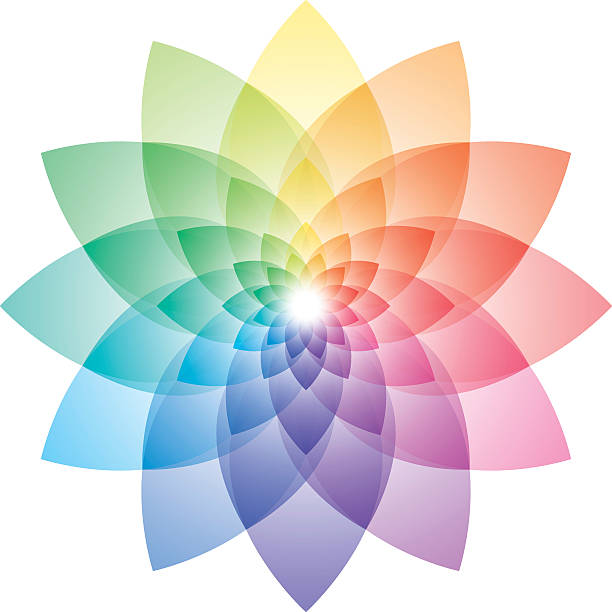
#> input picture opencv_actividades/image.jpg, 612 x 612 px
$ python readImage.py
#> lines starting #> are read from the running program, lines starting #| are printed output that depends on the picture
import cv2

#Cargar imagen 0 ➡(b/N) 1 ➡ color
img = cv2.imread ("image.jpg", 1)
#> img is the input picture: shape (612, 612, 3); mean B, G, R 211.2, 213.4, 217.2
b,g,r = cv2.split(img)
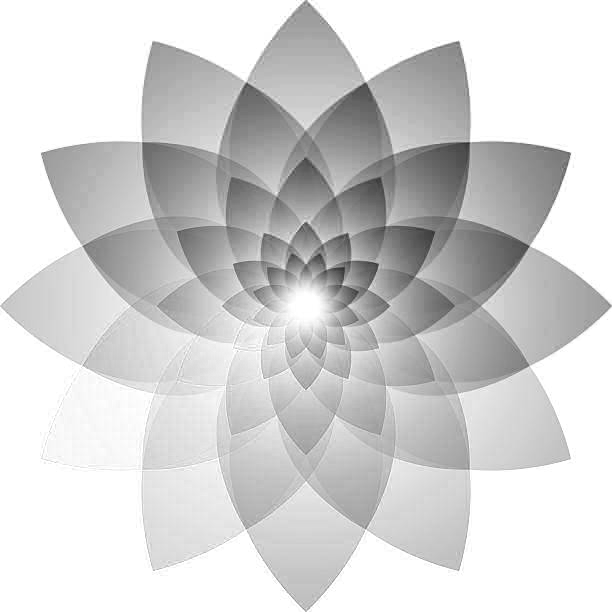
#> b: shape (612, 612); min 45, max 255, mean 211.2
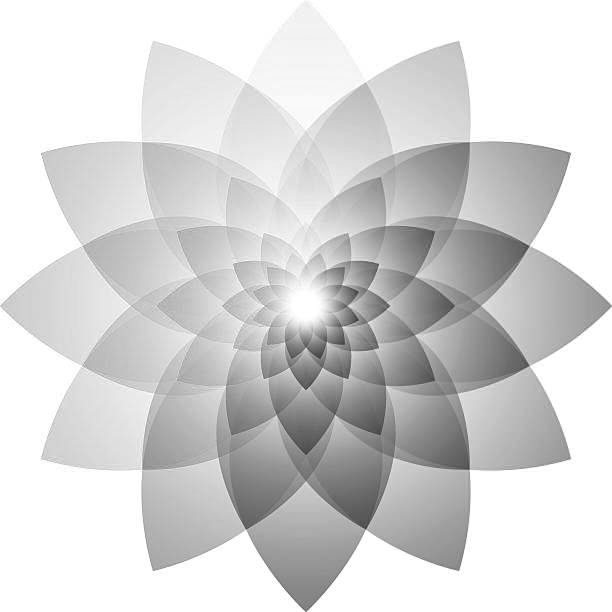
#> g: shape (612, 612); min 53, max 255, mean 213.4
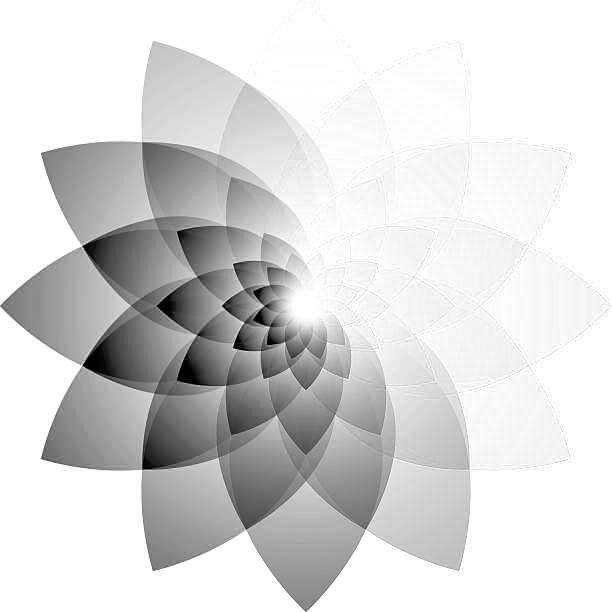
#> r: shape (612, 612); min 0, max 255, mean 217.2
#img2 = cv2.imread ("image.jpeg", 0)

#canales de colores (1 canal = 1 matriz)
#img3 = cv2.cvtColor(img, cv2.COLOR_BGR2HSV)
#img4 = cv2.cvtColor(img, cv2.COLOR_BGR2RGB)

# mostrar la ventana con nombre 'salida' y con la img
cv2.imshow('salida', img)
cv2.imshow('salida1', b)
cv2.imshow('salida2', g)
cv2.imshow('salida3', r)

#Detener el- proceso de que se cieere la ventana
cv2.waitKey(0)

#Poder cerrar la ventana
cv2.destroyAllWindows()
